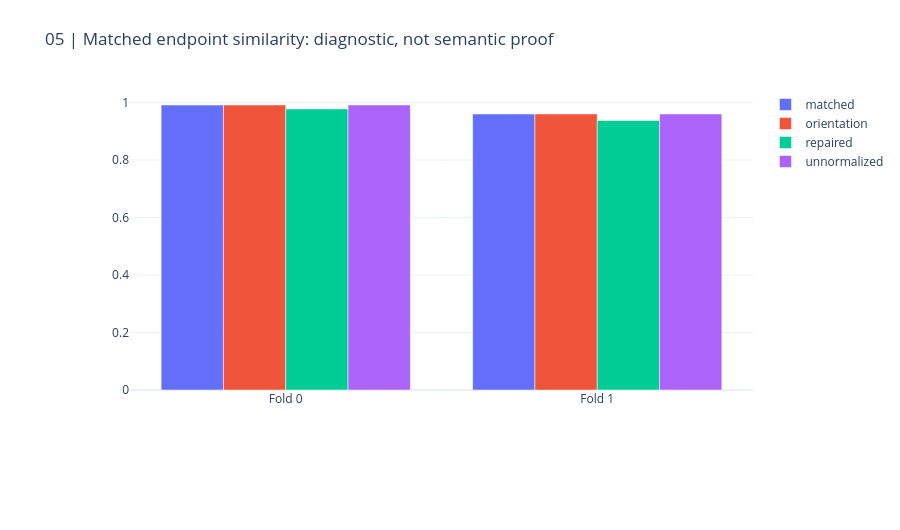
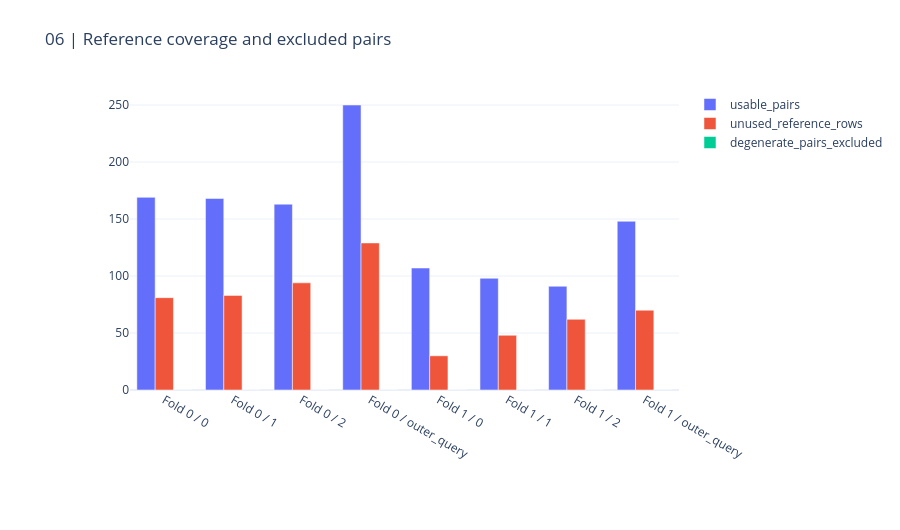

Notebook cell for these charts, in order:
### Markdown cell above
## 4. Coverage and matching diagnostics

Each selected reference is used in at most one pair. Similarity is a proxy, not evidence that pairs differ only in the rule-relevant behavior. Unused references, smaller cross-fit pools, and degenerate-pair exclusions are reported.

### Code cell
display(pd.DataFrame(result["pairing"]))
CHARTS[4].show(renderer="plotly_mimetype")
CHARTS[5].show(renderer="plotly_mimetype")

### Figure 1 — Plotly figure (JSON) as saved in the notebook; plotly's stock layout.template omitted (floating-point values rounded to 4 significant figures)
{"data": [{"name": "matched", "type": "bar", "x": ["Fold 0", "Fold 1"], "y": [0.9911, 0.9598]}, {"name": "orientation", "type": "bar", "x": ["Fold 0", "Fold 1"], "y": [0.9911, 0.9598]}, {"name": "repaired", "type": "bar", "x": ["Fold 0", "Fold 1"], "y": [0.9775, 0.9372]}, {"name": "unnormalized", "type": "bar", "x": ["Fold 0", "Fold 1"], "y": [0.9911, 0.9598]}], "layout": {"barmode": "group", "height": 530, "margin": {"b": 140, "l": 130, "r": 35, "t": 90}, "title": {"text": "05 | Matched endpoint similarity: diagnostic, not semantic proof"}, "xaxis": {"automargin": true}, "yaxis": {"automargin": true}}}

### Figure 2 — Plotly figure (JSON) as saved in the notebook; plotly's stock layout.template omitted (floating-point values rounded to 4 significant figures)
{"data": [{"name": "usable_pairs", "type": "bar", "x": ["Fold 0 / 0", "Fold 0 / 1", "Fold 0 / 2", "Fold 0 / outer_query", "Fold 1 / 0", "Fold 1 / 1", "Fold 1 / 2", "Fold 1 / outer_query"], "y": [169, 168, 163, 250, 107, 98, 91, 148]}, {"name": "unused_reference_rows", "type": "bar", "x": ["Fold 0 / 0", "Fold 0 / 1", "Fold 0 / 2", "Fold 0 / outer_query", "Fold 1 / 0", "Fold 1 / 1", "Fold 1 / 2", "Fold 1 / outer_query"], "y": [81, 83, 94, 129, 30, 48, 62, 70]}, {"name": "degenerate_pairs_excluded", "type": "bar", "x": ["Fold 0 / 0", "Fold 0 / 1", "Fold 0 / 2", "Fold 0 / outer_query", "Fold 1 / 0", "Fold 1 / 1", "Fold 1 / 2", "Fold 1 / outer_query"], "y": [0, 0, 0, 0, 0, 0, 0, 0]}], "layout": {"barmode": "group", "height": 530, "margin": {"b": 140, "l": 130, "r": 35, "t": 90}, "title": {"text": "06 | Reference coverage and excluded pairs"}, "xaxis": {"automargin": true}, "yaxis": {"automargin": true}}}
